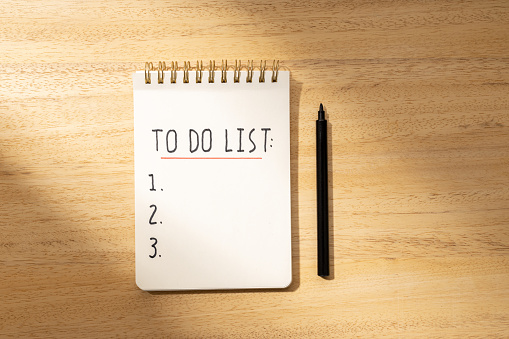
#> input picture images/image2.jpg, 509 x 339 px
$ python measure_object_image.py
#> lines starting #> are read from the running program, lines starting #| are printed output that depends on the picture; after the words box and inside, x2 and y2 are one past the last pixel; in counts of white or black regions, pixels touching at a corner belong together
### objectDetector.py
import cv2

class objDetector():

    def __init__(self):
        pass


    def detect_object(self, image):

        # convert image into grayscale
        img_gray = cv2.cvtColor(image, cv2.COLOR_BGR2GRAY)

        # Create a mask with adaptive threshold
        mask = cv2.adaptiveThreshold(img_gray, 255, cv2.ADAPTIVE_THRESH_MEAN_C, cv2.THRESH_BINARY_INV, 11, 5)

        # find contuors
        contours, _ = cv2.findContours(mask, cv2.RETR_EXTERNAL, cv2.CHAIN_APPROX_SIMPLE)

        object_contours = []

        for cnt in contours:
            area = cv2.contourArea(cnt)

            if area > 1000:
                object_contours.append(cnt)

        # print(object_contours)

        return object_contours

### measure_object_image.py
import cv2
from objectDetector import objDetector
import numpy as np

# call object
detector = objDetector()

# import image data and read it
image_path = 'images/image2.jpg'
img = cv2.imread(image_path)
#> img is the input picture: shape (339, 509, 3); mean B, G, R 135.8, 177.8, 211.1

# Load aruco detector
parameters = cv2.aruco.DetectorParameters_create()
aruco_dict = cv2.aruco.Dictionary_get(cv2.aruco.DICT_5X5_50)

# Get Aruco marker
corners, _, _ = cv2.aruco.detectMarkers(img, aruco_dict, parameters=parameters)
#> corners = ()

# Draw polygon around the marker
int_corners = np.int0(corners)
#> int_corners = empty array
cv2.polylines(img, int_corners, True, (0, 0, 255), 5)

if corners:
    #Aruco Perimeter
    aruco_perimeter = cv2.arcLength(corners[0], True)

    # Pixel to cm ratio
    pixel_cm_ratio = aruco_perimeter / 20
else:
    pixel_cm_ratio = 29.526773834228514


# Load Object detector module
contours = detector.detect_object(img)
#> in detect_object, `img_gray = cv2.cvtColor(image, cv2.COLOR_BGR2GRAY)`:
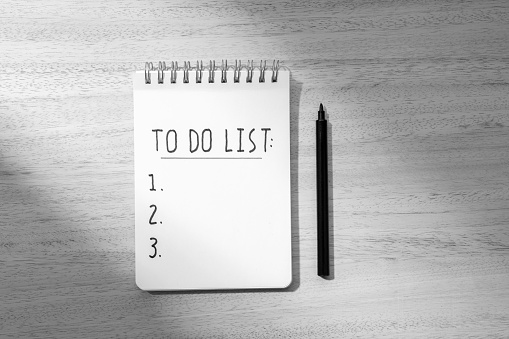
#> img_gray: shape (339, 509); min 0, max 255, mean 183
#> in detect_object, `mask = cv2.adaptiveThreshold(img_gray, 255, cv2.ADAPTIVE_THRESH_MEAN_C..`:
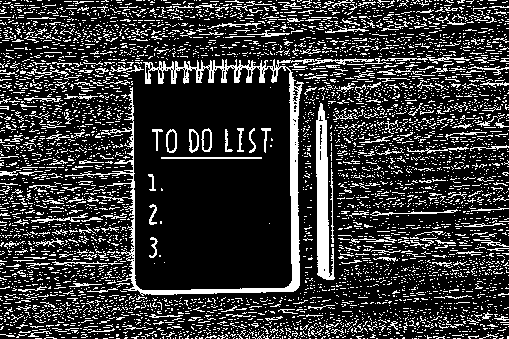
#> mask: shape (339, 509); 20.9% white in thin lines or dots
#> in detect_object, `contours, _ = cv2.findContours(mask, cv2.RETR_EXTERNAL, cv2.CHAIN_APPR..`: contours = 5054 contours, 5005 with area under 20; largest, box (x1, y1, x2, y2) and area: (65, 58, 374, 296) 3942, (316, 103, 335, 280) 1759, (166, 129, 177, 153) 202, (201, 128, 212, 152) 188, (189, 129, 199, 153) 174
#> the loop in detect_object, `for cnt in contours:` made 5054 passes
#> area on passes 3355, 3899: 1759, 3942
#> after the loop in detect_object, `for cnt in contours:`: object_contours = 2 contours; box (x1, y1, x2, y2) and area: (65, 58, 374, 296) 3942, (316, 103, 335, 280) 1759
#> contours has the same summary as object_contours in detect_object

for cnt in contours:
    # Draw polygon
    # cv2.polylines(img, [cnt], True, (0, 0, 255), 2)

    # draw rect
    rect = cv2.minAreaRect(cnt)
    (x,y), (w, h), angle =  rect

    box = np.int0(cv2.boxPoints(rect))

    # display the center point in an object
    cv2.circle(img, (int(x), int(y)), 5, (255, 0, 0), -1)

    # draw a rectangle box in objects
    cv2.polylines(img, [box], True, (0, 255, 0), 2)

    # Get Width and Height of the Objects by applying the Ratio pixel to cm
    object_width = w / pixel_cm_ratio
    object_height = h / pixel_cm_ratio

    #display an image size
    cv2.putText(img, f'Width: {round(object_width, 1)} cm', (int(x), int(y)-50), cv2.FONT_HERSHEY_PLAIN, 1, (0, 0, 255), 1)
    cv2.putText(img, f'Height: {round(object_height, 1)} cm', (int(x), int(y)-30), cv2.FONT_HERSHEY_PLAIN, 1, (0, 0, 255), 1)
#> this loop made 2 passes
#> (x, y, w, h, angle, box, object_width, object_height) on passes 1 to 2: (322.6, 191.1, 16.89, 176.3, -1.97, [[317, 279], [311, 103], [327, 102], [334, 278]], 0.572, 5.97), (219.6, 176.6, 309.2, 235.2, -0.603, [[66, 295], [63, 60], [372, 57], [375, 292]], 10.47, 7.96)
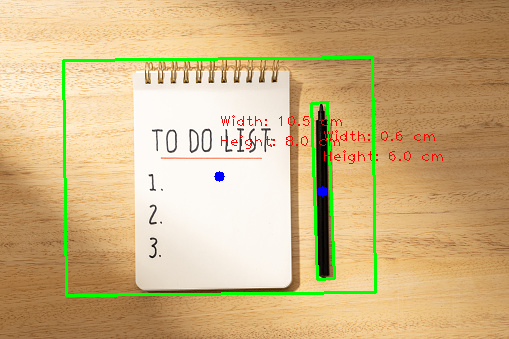
#> img: shape (339, 509, 3); 3.12% of pixels changed, all inside (x1, y1, x2, y2) = (62, 56, 443, 297)

cv2.imshow("Measure Object Size", img)

cv2.waitKey(0)
cv2.destroyAllWindows()
